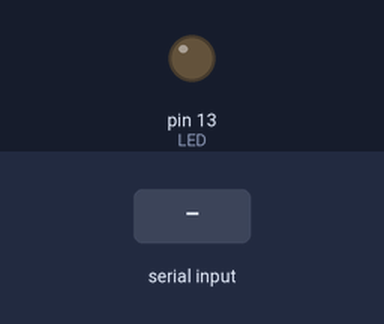
Simulated run of this sketch. Board: Arduino Uno, built with avr-gcc and run on an emulated ATmega328P. On the bench: output pins drawn as LEDs (lit = HIGH). Inputs (shaded band) come from the test bench.

Above: at 1.2 s.
1.3 s: "a" received over the second serial link
At 2.1 s:
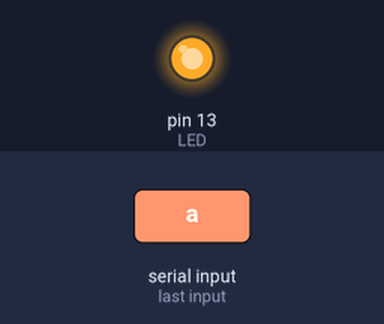
2.8 s: "b" received over the second serial link
At 3.4 s:
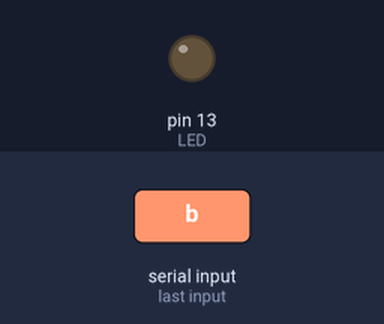
Timing chart, 0 to 5.8 s (numbered marks = the images above; inputs shaded):
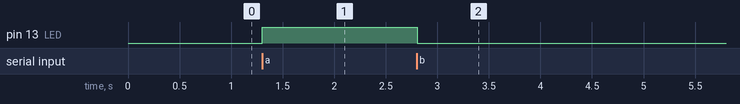

Measured:
- after the input at 1.3 s, pin 13 (LED): LOW → HIGH at once
- after the input at 2.8 s, pin 13 (LED): HIGH → LOW at once

The sketch:

chapter-3.3.5.ino
```cpp
#include <SoftwareSerial.h>
#define LED 13
SoftwareSerial btSerial(2,3);

void setup() {
  pinMode(LED, OUTPUT);
  btSerial.begin(9600);
}

void loop() {
   if(btSerial.available()) {
      char c = btSerial.read();

      switch(c) {
        case 'a':
          digitalWrite(LED, HIGH);
          break;
        case 'b':
          digitalWrite(LED, LOW);
          break;
      }
   }
  delay(10);
}
```
